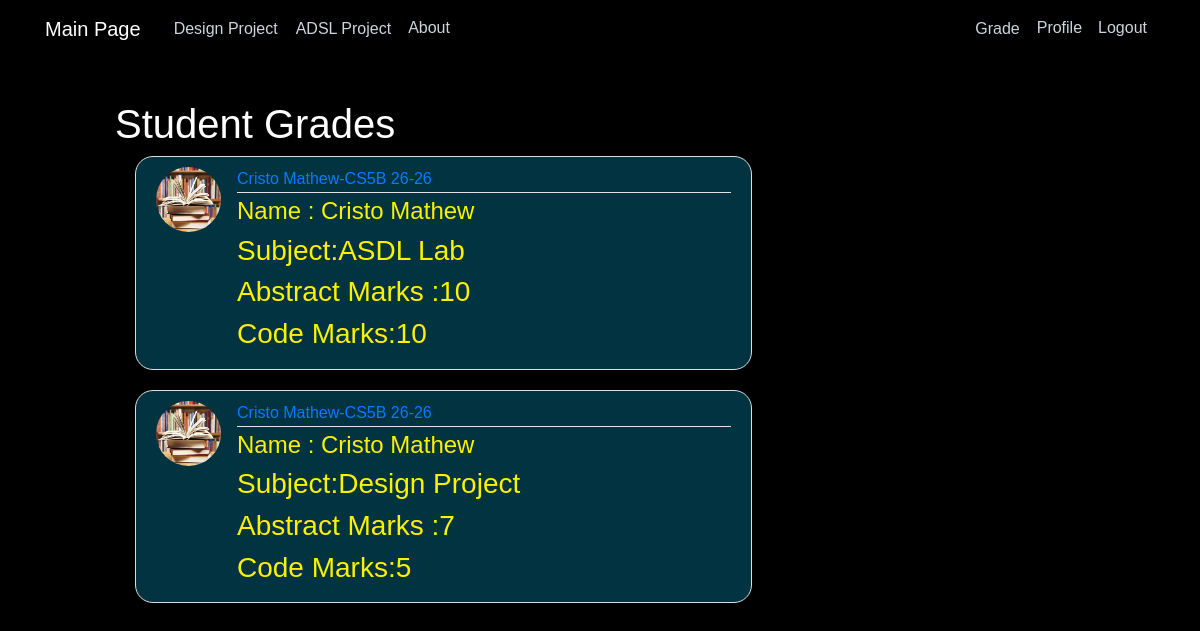
Before: /users/mygrade/ (signed in) with the older database file.
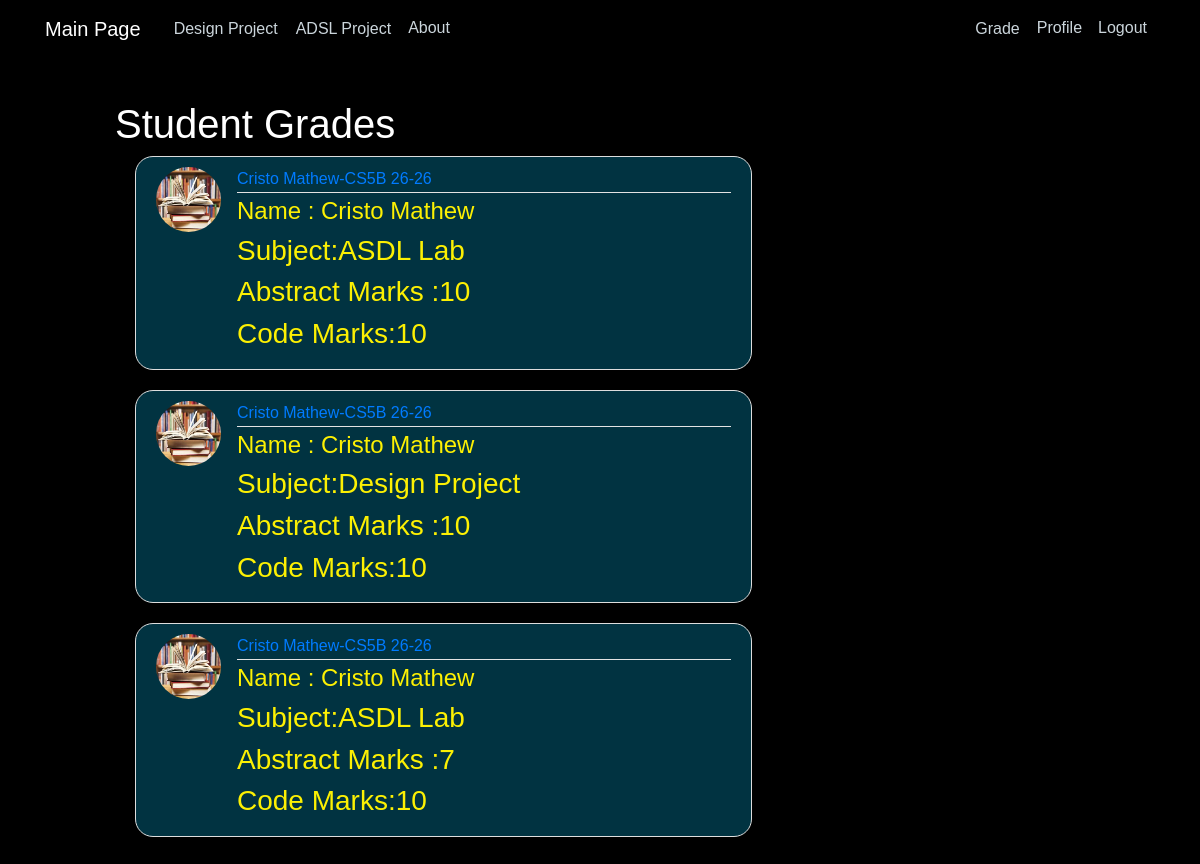
After: the same page with the newer database file.
### users/models.py (models this page shows, shortened)
class Grade(models.Model):
    STATUS = Choices('Design Project', 'ASDL Lab')
    Abstract_Marks = models.IntegerField(validators=[MinValueValidator(0),
                                       MaxValueValidator(10)],default=0)
    Code_Marks = models.IntegerField(validators=[MinValueValidator(0),
                                       MaxValueValidator(10)],default=0)
    Idea = models.BooleanField(default=False)
    Student = models.ForeignKey(User, on_delete=models.CASCADE)
    StudentName = models.CharField(max_length=30, default="Name")
    Subject = models.CharField(max_length=30,default="Design Project",choices=STATUS)
    class_div = models.CharField(max_length=10,null=True)
    rollno = models.CharField(max_length=10,null=True)

class Profile(models.Model):
    user = models.OneToOneField(User, on_delete=models.CASCADE)
    name = models.CharField(max_length=30, default="name")
    class_div = models.CharField(max_length=10)
    rollno = models.CharField(max_length=10)
    image = models.ImageField(default='profile_pics/default.jpg', upload_to='profile_pics')

### users/views.py (the view)
# urls.py: path('mygrade/',PostListView.as_view(), name="mygrade"),
class PostListView(LoginRequiredMixin,ListView):
    model = Grade
    template_name = 'users/my_grade.html'
    context_object_name = 'posts'

### users/templates/users/my_grade.html
{% extends "home/base.html" %}
{% load static %}
{% block content %}
    <h1>Student Grades</h1>
    {% for post in posts %}
      {% if user == post.Student %}
        {% if post.Subject == "Design Project" %}
          <article class="media content-section">
            <img class="rounded-circle article-img" src="{{ post.Student.profile.image.url }}">
            <div class="media-body">
              <div class="article-metadata">
                <a class="mr-2" href="#">{{ post.Student.profile.name }}-{{ post.Student.profile.class_div }}-{{ post.Student.profile.rollno }}</a>
              </div>
              <h4><a class="article-title" href="#" style="color:#fcf003">Name : {{ post.StudentName }}</a></h4>
              <h3><a class="article-title" href="#" style="color:#fcf003">Subject:{{ post.Subject }}</a></h3>
              <h3><a class="article-title" href="#" style="color:#fcf003">Abstract Marks :{{ post.Abstract_Marks }}</a></h3>
              <h3><a class="article-title" href="#" style="color:#fcf003">Code Marks:{{ post.Code_Marks }}</a></h3>
            </div>
          </article>
        {% endif %}
        {% if post.Subject == "ASDL Lab" %}
          <article class="media content-section">
            <img class="rounded-circle article-img" src="{{ post.Student.profile.image.url }}">
            <div class="media-body">
              <div class="article-metadata">
                <a class="mr-2" href="#">{{ post.Student.profile.name }}-{{ post.Student.profile.class_div }}-{{ post.Student.profile.rollno }}</a>
              </div>
              <h4><a class="article-title" href="#" style="color:#fcf003">Name : {{ post.StudentName }}</a></h4>
              <h3><a class="article-title" href="#" style="color:#fcf003">Subject:{{ post.Subject }}</a></h3>
              <h3><a class="article-title" href="#" style="color:#fcf003">Abstract Marks :{{ post.Abstract_Marks }}</a></h3>
              <h3><a class="article-title" href="#" style="color:#fcf003">Code Marks:{{ post.Code_Marks }}</a></h3>
            </div>
          </article>
        {% endif %}
      {% endif %}
    {% endfor %}
{% endblock content %}

### home/templates/home/base.html (shortened to what this page needs)
{% load static %}
<!DOCTYPE html>
<html lang="en" dir="ltr">
  <head>
    <link rel="stylesheet" href="https://stackpath.bootstrapcdn.com/bootstrap/4.3.1/css/bootstrap.min.css">
    <link rel="stylesheet" type="text/css" href="{% static 'home/main.css' %}">
    <link rel="stylesheet" type="text/css" href="{% static 'home/style.css' %}">
  </head>
  <body>
    <header class="site-header">
      <nav class="navbar navbar-expand-md navbar-dark bg-steel fixed-top style">
        <div class="container">
          <a class="navbar-brand mr-4" href="/">Main Page</a>
          <div class="collapse navbar-collapse" id="navbarToggle">
            <div class="navbar-nav mr-auto">
              {% if user.is_authenticated %}
                {% if request.user.is_superuser %}
                <div class="dropdown">
                  <span class="btn btn-otline nav-item nav-link">Design Project</span>
                  <div class="dropdown-content">
                    <a class="btn btn-otline nav-item nav-link" href="{% url 'DP-abstract-home' %}">Design Project Abstracts</a>
                    <a class="btn btn-otline nav-item nav-link" href="{% url 'DP-idea-home' %}">Design Project Ideas</a>
                  </div>
                </div>
                <div class="dropdown">
                  <span class="btn btn-otline nav-item nav-link">ADSL Project</span>
                  <div class="dropdown-content">
                    <a class="btn btn-otline nav-item nav-link" href="{% url 'ADSL-abstract-home' %}">ADSL Project Abstracts</a>
                    <a class="btn btn-otline nav-item nav-link" href="{% url 'ADSL-idea-home' %}">ADSL Project Ideas</a>
                  </div>
                </div>
                {% else %}
                <div class="dropdown">
                  <span class="btn btn-otline nav-item nav-link">Design Project</span>
                </div>
                <div class="dropdown">
                  <span class="btn btn-otline nav-item nav-link">ADSL Project</span>
                </div>
                {% endif %}
              {% endif %}
              <a class="nav-item nav-link" href="{% url 'about' %}">About</a>
            </div>
            <div class="navbar-nav">
              {% if user.is_authenticated %}
                {% if request.user.is_superuser %}
                <div class="dropdown">
                  <span class="btn btn-otline nav-item nav-link">Students</span>
                  <div class="dropdown-content">
                    <a class="btn btn-otline nav-item nav-link" href="{% url 'studentgrade' %}">Grade</a>
                    <a class="btn btn-otline nav-item nav-link" href="{% url 'allgrades' %}">Students</a>
                  </div>
                </div>
                <a class="nav-item nav-link" href="{% url 'teacher-profile' %}">Profile</a>
                {% else %}
                <div class="dropdown">
                  <span class="btn btn-otline nav-item nav-link">Grade</span>
                </div>
                <a class="nav-item nav-link" href="{% url 'student-profile' %}">Profile</a>
                {% endif %}
                <a class="nav-item nav-link" href="{% url 'logout' %}">Logout</a>
              {% else %}
                <a class="nav-item nav-link" href="{% url 'login' %}">Login</a>
                <a class="nav-item nav-link" href="{% url 'register' %}">Register</a>
              {% endif %}
            </div>
          </div>
        </div>
      </nav>
    </header>
  <main role="main" class="container" >
    <div class="row">
      <div class="col-md-8">
    {% block content %}{% endblock %}
      </div>
  </div>
</main>
  </body>
</html>

### home/static/home/main.css (style rules this page uses)
body { color: #333333; margin-top: 5rem; font-family: Arial; padding: 100px; margin: 0; background: #000000; }
h1, h3, h4, h5, h6, p { color: #ffffff; }
.bg-steel { background-color: #000000; }
.site-header .navbar-nav .nav-link { color: #cbd5db; }
.content-section { background: rgba(3, 102, 130, 0.5); padding: 10px 20px; border: 1px solid #dddddd; border-radius: 18px; margin-left: 20px; margin-bottom: 20px; }
.article-title { color: #bd063d; }
.article-img { height: 65px; width: 65px; margin-right: 16px; }
.article-metadata { padding-bottom: 1px; margin-bottom: 4px; border-bottom: 1px solid #e3e3e3 }

### home/templates/home/base.html (style rules this page uses)
.dropdown { position: relative; display: inline-block; }

Changed rows visible on the page:
removed Grade: Student.profile.image (picture), Student.profile.name "Cristo Mathew", Student.profile.class_div "CS5B 26", Student.profile.rollno "26", StudentName "Cristo Mathew", Subject "Design Project", Abstract_Marks "7", Code_Marks "5"
added Grade: Student.profile.image (picture), Student.profile.name "Cristo Mathew", Student.profile.class_div "CS5B 26", Student.profile.rollno "26", StudentName "Cristo Mathew", Subject "Design Project", Abstract_Marks "10", Code_Marks "10"
added Grade: Student.profile.image (picture), Student.profile.name "Cristo Mathew", Student.profile.class_div "CS5B 26", Student.profile.rollno "26", StudentName "Cristo Mathew", Subject "ASDL Lab", Abstract_Marks "7", Code_Marks "10"
